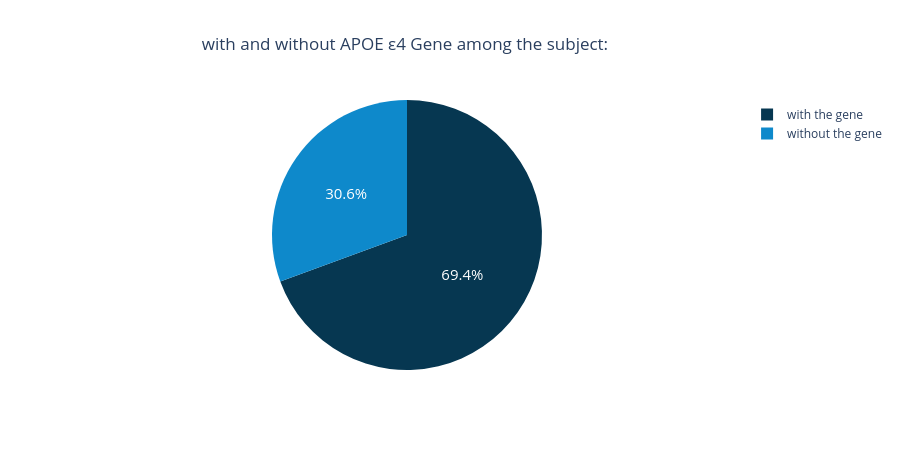

Source (notebook cell):
### Markdown cell above
<div dir='rtl'>  
על מנת לקבל סדרי גודל, נציג את הגרף גם באחוזים:

### Code cell
count_with_apoe=dmn_df[dmn_df['APOE_ε4'] == "Positive"].shape[0]

with_apoe_from_all = [count_with_apoe, dmn_df.shape[0] - count_with_apoe]
labels2= ['with the gene',"without the gene"]
fig = make_subplots(rows=1, cols=1, specs=[[{'type': 'pie'}]])
fig.add_trace(go.Pie(labels=labels2,values=with_apoe_from_all , marker_colors=['063751', '0E89CB'],textfont_size=15) , row=1, col=1)
fig.update_layout(height=450, width=900,title_text="with and without APOE ε4 Gene among the subject:", title_x=0.45)

### Figure 1 — Plotly figure (JSON) as saved in the notebook; plotly's stock layout.template omitted (floating-point values rounded to 4 significant figures)
{"data": [{"domain": {"x": [0, 1], "y": [0, 1]}, "labels": ["with the gene", "without the gene"], "marker": {"colors": ["063751", "0E89CB"]}, "textfont": {"size": 15}, "type": "pie", "values": [694, 306]}], "layout": {"height": 450, "title": {"text": "with and without APOE ε4 Gene among the subject:", "x": 0.45}, "width": 900}}
